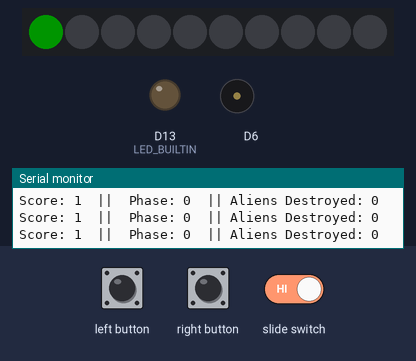
Simulated run of this sketch. Board: Adafruit Circuit Playground Express. Parts: 10 RGB LEDs in strip order, left to right, output pins drawn as LEDs (lit = HIGH), buzzer (waves = sounding), the last lines printed to the serial monitor. Inputs (shaded band) come from the test bench. Dim RGB values are drawn brighter than linear; random numbers use the default seed unless the sketch sets one.

Above: at 6.4 s.
6.5 s: left button pressed for 0.15 s
At 6.61 s:
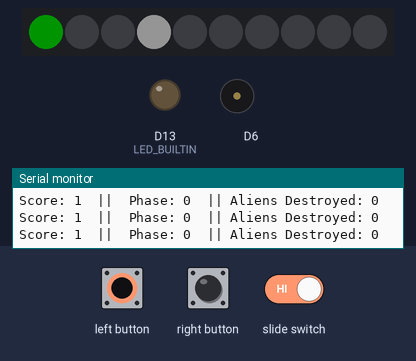
7.2 s: left button pressed for 1 s
At 8.34 s:
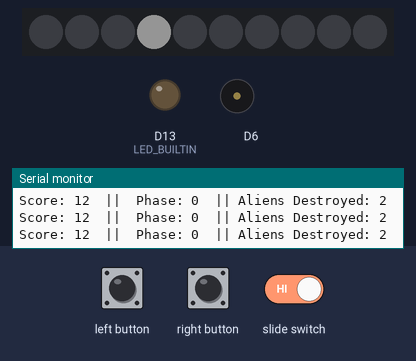
8.8 s: right button pressed for 1 s
At 9.17 s:
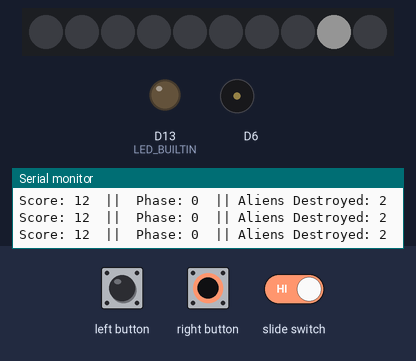
10.4 s: right button pressed for 1 s
At 20.4 s:
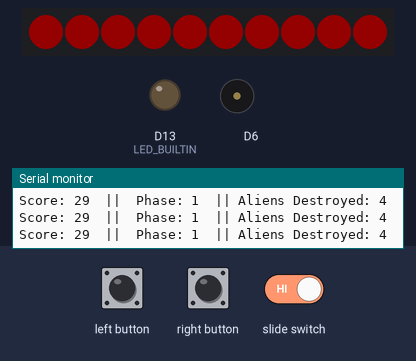
Timing chart, 0 to 20.7 s (numbered marks = the images above; inputs shaded):
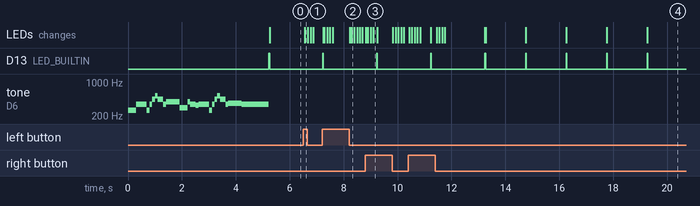

The sketch:

gaem.ino
```cpp
#include <Adafruit_CircuitPlayground.h>
#include <AsyncDelay.h>

AsyncDelay delay_2s;
AsyncDelay delay_1_5s;
AsyncDelay delay_1s;
AsyncDelay delay_0_5s;
AsyncDelay delay_0_25s;
AsyncDelay missileDelay;

int randSelect = 0;

bool switchFlag = false;
bool switchState = false;
bool leftButtonFlag = false;
bool rightButtonFlag = false;
bool gameOver = false;

int phase = 0;
int alien1 = -1;
int alien2 = -1;
int missile1 = -2;
int missile2 = -2;
int score = 0;
int aliensDestroyed = 0;

float midi[127];
int A_four = 440;

int song[25][2] = {
    {36+24, 200},
    {36+24, 100},
    {41+24, 400},
    {36+24, 100},
    {41+24, 100},
    {45+24, 100},
    {48+24, 100},
    {45+24, 200},
    {41+24, 100},
    {43+24, 200},
    {43+24, 300},
    {38+24, 300},
    {43+24, 100},
    {41+24, 200},
    {40+24, 100},
    {41+24, 400},
    {36+24, 100},
    {41+24, 100},
    {45+24, 100},
    {48+24, 100},
    {45+24, 200},
    {41+24, 100},
    {42+24, 200},
    {42+24, 300},
    {41+24, 1000},
  };

void setup() {

  Serial.begin(9600);
  pinMode(LED_BUILTIN, OUTPUT);
  CircuitPlayground.begin();
  generateMIDI();

  delay_2s.start(2000, AsyncDelay::MILLIS);
  delay_1_5s.start(1500, AsyncDelay::MILLIS);
  delay_1s.start(1000, AsyncDelay::MILLIS);
  delay_0_5s.start(500, AsyncDelay::MILLIS);
  delay_0_25s.start(250, AsyncDelay::MILLIS);
  missileDelay.start(100, AsyncDelay::MILLIS);

  attachInterrupt(digitalPinToInterrupt(7), switchInterrupt, CHANGE);
  attachInterrupt(digitalPinToInterrupt(4), rightButtonInterrupt, CHANGE);
  attachInterrupt(digitalPinToInterrupt(5), leftButtonInterrupt, CHANGE);

  playXevious();

}

void generateMIDI() {
  for (int x = 0; x < 127; ++x)
  {
    midi[x] = (A_four / 32.0) * pow(2.0, ((x - 9.0) / 12.0));
  }
}

void playXevious() {
  for(int i = 0; i < sizeof(song) / sizeof(song[0]); i++)
    {
      CircuitPlayground.playTone(midi[song[i][0]], song[i][1]);
      delay(1);
    }
}

void switchInterrupt() {
  switchFlag = true;
}

void rightButtonInterrupt() {
  rightButtonFlag = true;
}

void leftButtonInterrupt() {
  leftButtonFlag = true;
}

void spawnAlien(){


  randSelect = random(0,3);

  if(randSelect == 1){
    if(alien1 == -1){
      alien1 = 0;
      CircuitPlayground.setPixelColor(alien1, 0, 255, 0);
    }
  }else if(randSelect == 2){
    if(alien2 == -1){
      alien2 = 9;
      CircuitPlayground.setPixelColor(alien2, 0, 255, 0);
    }
  }

}

void endGame(){
  gameOver = true;
  for(int i = 0; i < 10; i++){
    CircuitPlayground.setPixelColor(i, 255, 0, 0);
  }
}

void moveAliens(){
  if(alien1 != -1 && alien1 < 4 && missile1 != alien1 && gameOver == false){
    alien1++;
    CircuitPlayground.setPixelColor(alien1, 0, 255, 0);
  }else if(alien1 == 4){
    endGame();
  }else if(missile1 == alien1){
    missile1 = -2;
    alien1 = -1;
    CircuitPlayground.setPixelColor(missile1, 0, 0, 0);
    CircuitPlayground.setPixelColor(alien1, 255, 0, 0);
    score = score + 5;
    aliensDestroyed++;
  }

  if(alien2 != -1 && alien2 > 5 && missile2 != alien2 && gameOver == false){
    alien2--;
    CircuitPlayground.setPixelColor(alien2, 0, 255, 0);
  }else if(alien2 == 5){
    endGame();
  }else if(missile2 == alien2){
    missile2 = -2;
    alien2 = -1;
    CircuitPlayground.setPixelColor(missile2, 0, 0, 0);
    CircuitPlayground.setPixelColor(alien2, 255, 0, 0);
    score = score + 5;
    aliensDestroyed++;
  }

}

void shootMissile(){
  for(int i = 0; i < 5; i++){
    CircuitPlayground.playTone(500-50*i, 4);
    delay(1);
  }
}

void moveMissiles(){

  if(missile1 != -2 && missile1 > 0 && missile1 != alien1){
    CircuitPlayground.setPixelColor(missile1, 0, 0, 0);
    missile1--;
    CircuitPlayground.setPixelColor(missile1, 255, 255, 255);
  }else if(missile1 == 0 && missile1 != alien1){
    CircuitPlayground.setPixelColor(missile1, 0, 0, 0);
    missile1 = -2;
  }else if(missile1 == alien1){
    missile1 = -2;
    alien1 = -1;
    CircuitPlayground.setPixelColor(missile1, 0, 0, 0);
    CircuitPlayground.setPixelColor(alien1, 0, 0, 0);
    score = score + 5;
    aliensDestroyed++;
  }

  if(missile2 != -2 && missile2 < 9 && missile2 != alien2){
    CircuitPlayground.setPixelColor(missile2, 0, 0, 0);
    missile2++;
    CircuitPlayground.setPixelColor(missile2, 255, 255, 255);
  }else if(missile2 == 9 && missile2 != alien2){
    CircuitPlayground.setPixelColor(missile2, 0, 0, 0);
    missile2 = -2;
  }else if(missile2 == alien2){
    missile2 = -2;
    alien2 = -1;
    CircuitPlayground.setPixelColor(missile2, 0, 0, 0);
    CircuitPlayground.setPixelColor(alien2, 0, 0, 0);
    score = score + 5;
    aliensDestroyed++;
  }

}


void loop() {

  if(gameOver == false){

    if(missile1 == alien1){
      CircuitPlayground.setPixelColor(missile1, 0, 0, 0);
    }
    if(missile2 == alien2){
      CircuitPlayground.setPixelColor(missile2, 0, 0, 0);
    }


    if(phase == 0){
      if(delay_2s.isExpired()){
        CircuitPlayground.clearPixels();
        digitalWrite(LED_BUILTIN, HIGH);
        moveAliens();
        spawnAlien();
        delay_2s.restart();
        delay(25);
        digitalWrite(LED_BUILTIN, LOW);
        score++;
      }
    }else if(phase == 1){
      if(delay_1_5s.isExpired()){
        CircuitPlayground.clearPixels();
        digitalWrite(LED_BUILTIN, HIGH);
        moveAliens();
        spawnAlien();
        delay_1_5s.restart();
        delay(25);
        digitalWrite(LED_BUILTIN, LOW);
        score++;
      }
    }else if(phase == 2){
      if(delay_1s.isExpired()){
        CircuitPlayground.clearPixels();
        digitalWrite(LED_BUILTIN, HIGH);
        moveAliens();
        spawnAlien();
        delay_1s.restart();
        delay(25);
        digitalWrite(LED_BUILTIN, LOW);
        score++;
      }
    }else if(phase == 3){
      if(delay_0_5s.isExpired()){
        CircuitPlayground.clearPixels();
        digitalWrite(LED_BUILTIN, HIGH);
        moveAliens();
        spawnAlien();
        delay_0_5s.restart();
        delay(25);
        digitalWrite(LED_BUILTIN, LOW);
        score++;
      }
    }else if(phase == 4){
      if(delay_0_25s.isExpired()){
        CircuitPlayground.clearPixels();
        digitalWrite(LED_BUILTIN, HIGH);
        moveAliens();
        spawnAlien();
        delay_0_25s.restart();
        delay(25);
        digitalWrite(LED_BUILTIN, LOW);
        score++;
      }
    }

    if(switchFlag == true){
      if(digitalRead(7) == 0){
        switchState = false;
      }else if(digitalRead(7) == 1){
        switchState = true;
      }
      switchFlag = false;
    }

    if(rightButtonFlag == true){
      shootMissile();
      if(missile1 == -2){
        missile1 = 4;
        CircuitPlayground.setPixelColor(missile1, 255, 255, 255);
      }
      rightButtonFlag = false;
    }

    if(leftButtonFlag == true){
      shootMissile();
      if(missile2 == -2){
        missile2 = 5;
        CircuitPlayground.setPixelColor(missile2, 255, 255, 255);
      }
      leftButtonFlag = false;
    }


    if(missileDelay.isExpired()){
      moveMissiles();
      //Serial.println(missile1);
      //Serial.println(missile2);
      Serial.print("Score: ");
      Serial.print(score);
      Serial.print("  ||  Phase: ");
      Serial.print(phase);
      Serial.print("  || Aliens Destroyed: ");
      Serial.println(aliensDestroyed);
      missileDelay.restart();
    }

  }

  if(switchFlag){
    if(digitalRead(7) == 1 && gameOver == true){
      playXevious();
      switchFlag = false;
      switchState = false;
      leftButtonFlag = false;
      rightButtonFlag = false;

      phase = 0;
      alien1 = -1;
      alien2 = -1;
      missile1 = -2;
      missile2 = -2;
      score = 0;
      aliensDestroyed = 0;

      delay_2s.start(2000, AsyncDelay::MILLIS);
      delay_1_5s.start(1500, AsyncDelay::MILLIS);
      delay_1s.start(1000, AsyncDelay::MILLIS);
      delay_0_5s.start(500, AsyncDelay::MILLIS);
      delay_0_25s.start(250, AsyncDelay::MILLIS);
      missileDelay.start(100, AsyncDelay::MILLIS);
      gameOver = false;
    }
  }


  if(score < 25){
    phase = 0;
  }else if(score >= 25 && phase == 0){
    phase = 1;
  }else if(score >= 75 && phase == 1){
    phase = 2;
  }else if(score >= 150 && phase == 2){
    phase = 3;
  }else if(score >= 300 && phase == 3){
    phase = 4;
  }


}
```

Measured:
- after the input at 6.5 s, the LEDs: change after 0.06 s (image 1)
